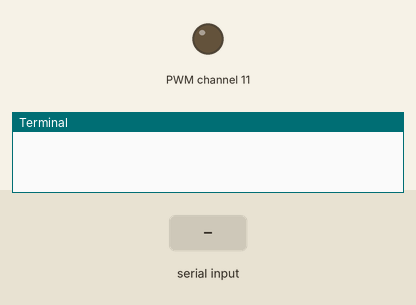
A program run on a simulated Raspberry Pi (BCM pin numbers). On the bench: output pins drawn as LEDs (lit = HIGH), the last lines printed to the terminal. The inputs (shaded band) are chosen by the test bench. Library files of the repository ran but are not shown: pca9685.py.

Above: at 1.2 s.
1.3 s: "5" typed at the terminal, then Enter
At 1.8 s:
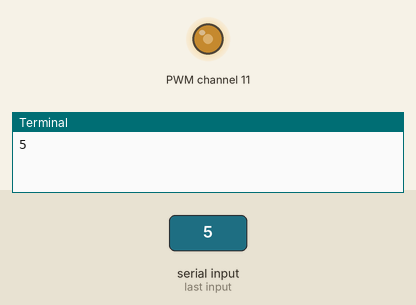
4.3 s: "90" typed at the terminal, then Enter
At 6.9 s:
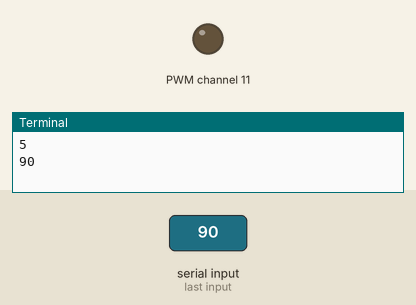
Timing chart, 0 to 8.4 s (numbered marks = the images above; inputs shaded):
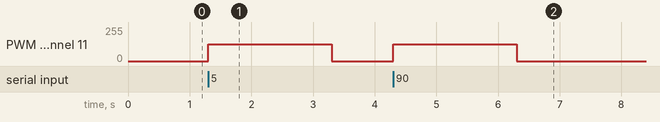

The program:

pca9685_buzzer_practice.py
```python
import smbus
import pca9685
import time

buzzer_pin = 11
# melody = [262, 294, 330, 349, 392, 440, 494, 523]


i2c_bus = smbus.SMBus(1)
pwm = pca9685.PWM(i2c_bus)

pwm.setDuty(buzzer_pin, 0)

try:
  while True:
    userInput = input()
    pwm.setFreq(int(userInput))
    pwm.setDuty(buzzer_pin, 2047)
    time.sleep(2.0)
    pwm.setDuty(buzzer_pin, 0)


except KeyboardInterrupt:
  pass

pwm.setDuty(buzzer_pin, 0)
i2c_bus.close()
```

Measured:
- after the input at 1.3 s, PWM channel 11: 0/255 → 127/255 at once, → 0/255 2.0 s later
- after the input at 4.3 s, PWM channel 11: 0/255 → 127/255 at once, → 0/255 2.0 s later
